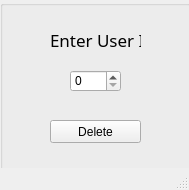
<?xml version="1.0" encoding="UTF-8"?>
<ui version="4.0">
 <class>MainWindow</class>
 <widget class="QMainWindow" name="MainWindow">
  <property name="geometry">
   <rect>
    <x>0</x>
    <y>0</y>
    <width>189</width>
    <height>190</height>
   </rect>
  </property>
  <property name="windowTitle">
   <string>Delete User</string>
  </property>
  <widget class="QWidget" name="centralwidget">
   <widget class="QGroupBox" name="groupBox">
    <property name="geometry">
     <rect>
      <x>0</x>
      <y>0</y>
      <width>191</width>
      <height>181</height>
     </rect>
    </property>
    <property name="styleSheet">
     <string notr="true">background-image: url(:/newPrefix/sky.jpg);</string>
    </property>
    <property name="title">
     <string/>
    </property>
    <widget class="QPushButton" name="pushButton">
     <property name="geometry">
      <rect>
       <x>50</x>
       <y>120</y>
       <width>91</width>
       <height>23</height>
      </rect>
     </property>
     <property name="styleSheet">
      <string notr="true">background-image: url(:/newPrefix/soft.jpg);</string>
     </property>
     <property name="text">
      <string>Delete</string>
     </property>
    </widget>
    <widget class="QLabel" name="label">
     <property name="geometry">
      <rect>
       <x>50</x>
       <y>30</y>
       <width>91</width>
       <height>20</height>
      </rect>
     </property>
     <property name="font">
      <font>
       <family>Franklin Gothic Medium Cond</family>
       <pointsize>13</pointsize>
      </font>
     </property>
     <property name="text">
      <string>Enter User ID</string>
     </property>
    </widget>
    <widget class="QSpinBox" name="spinBox">
     <property name="geometry">
      <rect>
       <x>70</x>
       <y>70</y>
       <width>51</width>
       <height>22</height>
      </rect>
     </property>
    </widget>
    <zorder>label</zorder>
    <zorder>pushButton</zorder>
    <zorder>spinBox</zorder>
   </widget>
  </widget>
  <widget class="QStatusBar" name="statusbar"/>
 </widget>
 <resources>
  <include location="../medias/resource_interno/resource.qrc"/>
 </resources>
 <connections/>
</ui>
